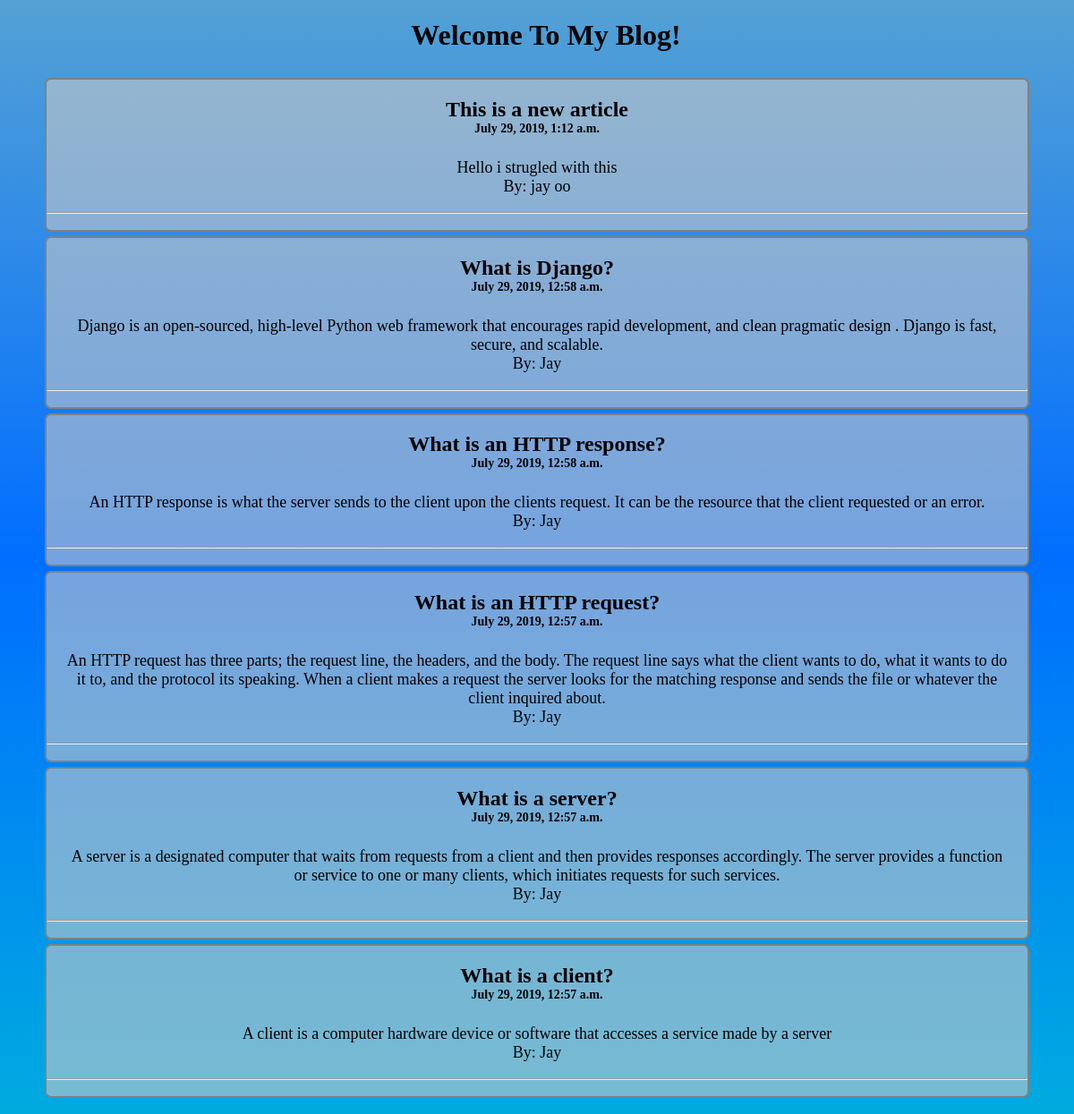
/home/, run on the app's committed database.
### blog_app/models.py (models this page shows, shortened)
class Article(models.Model):
    title = models.CharField(max_length=255, null=False)
    body = models.TextField()
    draft = models.BooleanField(default=True)
    published_date = models.DateTimeField(auto_now=True)
    author = models.CharField(max_length=255, null=False)
    topic = models.ForeignKey(Topic, on_delete=models.CASCADE)

### blog_app/views.py (the view)
# urls.py: 2. Add a URL to urlpatterns:  path('', views.home, name='home')
def home(request):
    date = datetime.now().date()
    heading = Article.objects.order_by("-published_date")[0].title
    body = Article.objects.order_by("-published_date")[0].body
    draft = Article.objects.order_by("-published_date")[0].draft
    author = Article.objects.order_by("-published_date")[0].author
    all_articles = Article.objects.order_by("-published_date")
    context = {
        'date': date,
    'heading': heading,
    'articles': all_articles,
    'body': body,
    'draft': draft,
    'author': author,
    'topics': Topic.objects.all()
    }
    response = render(request, 'index.html',  context)
    return HttpResponse(response)

### blog_app/templates/index.html (shortened to what this page needs)
<!DOCTYPE HTML>
<head>
    <link src='main.css' type='text/css' rel="stylesheet" >
</head>
<body>
        <h1>Welcome To My Blog! </h1>
        <ul>
            {% for article in articles %}
                <div class="post">
                    <h2>{{article.title}}</h2>
                    <h6 class="date" >{{article.published_date}}</h6>
                    <p>{{article.body}}
                        <span class='author'> By: {{article.author}}</span>
                        <hr >
                    </p>
                </div>
            {% endfor %}
        </ul>
</body>

### blog_app/templates/index.html (style rules this page uses)
body { background: linear-gradient(0deg, rgb(0, 171, 223), rgb(0, 110, 255), rgb(84, 161, 212) ); color: white; background-repeat: repeat; background-size: cover; }
h1 { text-align: center; animation: 3s; animation-name: change_color; margin-left: 20px; color: black; }
p, h3, h2 { text-align: center; }
p { padding: 0 20px; font-size: 18px; }
ul { border: 2px solid transparent; border-radius: 7px; padding: 0 40px; }
.author { display: block; text-align: center; }
.post { background: rgba(201, 201, 201, 0.589); border: 2px solid gray; border-radius: 7px; margin-top: 5px; color: black; }
.date { font-size: 14px; text-align: center; margin-top: -20px; }
h6 { margin-top: -20px; text-align: center; font-size: 16px; margin-bottom: 25px; }

### data on the page
Article: title "This is a new article", published_date "July 29, 2019, 1:12 a.m.", body "Hello i strugled with this", author "jay oo"
Article: title "What is Django?", published_date "July 29, 2019, 12:58 a.m.", body "Django is an open-sourced, high-level Python web framework that encourages rapid development, and clean pragmatic design . Django is fast, secure, and scalable.", author "Jay"
Article: title "What is an HTTP response?", published_date "July 29, 2019, 12:58 a.m.", body "An HTTP response is what the server sends to the client upon the clients request. It can be the resource that the client requested or an error.", author "Jay"
Article: title "What is an HTTP request?", published_date "July 29, 2019, 12:57 a.m.", body "An HTTP request has three parts; the request line, the headers, and the body. The request line says what the client wants to do, what it wants to do it to, and the protocol its speaking. When a client makes a request the server looks for the matching response and sends the file or whatever the client inquired about.", author "Jay"
Article: title "What is a server?", published_date "July 29, 2019, 12:57 a.m.", body "A server is a designated computer that waits from requests from a client and then provides responses accordingly. The server provides a function or service to one or many clients, which initiates requests for such services.", author "Jay"
Article: title "What is a client?", published_date "July 29, 2019, 12:57 a.m.", body "A client is a computer hardware device or software that accesses a service made by a server", author "Jay"
